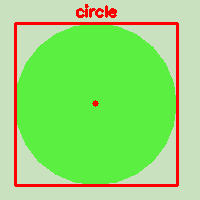
#> input picture picture_storage/image_1119.png, 200 x 200 px, given as the content of the folder Circle, which was not available
$ python main.py
#> lines starting #> are read from the running program, lines starting #| are printed output that depends on the picture; after the words box and inside, x2 and y2 are one past the last pixel; in counts of white or black regions, pixels touching at a corner belong together; pictures that were not available may be replaced by others from this repository, and a replacement may not be noted
import os
import shutil
import glob
import cv2 as cv
import numpy as np

num = 0

cx = 0
cy = 0

# создание папки, где будут храниться результаты обработки картинок
if not os.path.isdir("picture_storage"):
    os.mkdir("picture_storage")
else:
    shutil.rmtree("picture_storage")
    os.mkdir("picture_storage")

# проход по всем картинкам из директории
for file in glob.glob("Circle/*.png"):

    # привязка картинки к файлу
    image = cv.imread(file)
#> image is the input picture: shape (200, 200, 3); mean B, G, R 115.8, 219.9, 148.2

    # перевод в ч/б градацию
    gray = cv.cvtColor(image, cv.COLOR_BGR2GRAY)
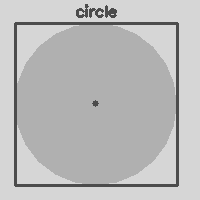
#> gray: shape (200, 200); min 76, max 214, mean 186.9

    # применяем сглаживание (но оно негативно влияет на определение типа фигуры)
    # blur = cv.GaussianBlur(gray, (5, 5), cv.BORDER_DEFAULT)

    # считаем среднее значение массива пикселей
    average_pixel = np.mean(gray)
#> average_pixel = 186.9

    # применяем функцию порогового разграничения групп пикселей
    ret, thresh = cv.threshold(gray, average_pixel, 255,
                               cv.THRESH_BINARY_INV)
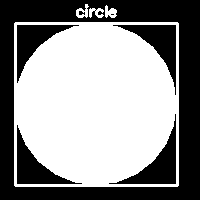
#> thresh: shape (200, 200); 56.4% white; 7 black regions (2 under 20 px)
#> ret = 186

    # поиск контуров
    contours, hierarchies = cv.findContours(thresh, cv.RETR_LIST, cv.CHAIN_APPROX_SIMPLE)
#> contours = 11 contours, 2 with area under 20; largest, box (x1, y1, x2, y2) and area: (14, 22, 179, 187) 26894, (108, 113, 177, 185) 1417, (112, 24, 177, 96) 1380, (16, 124, 83, 185) 1300, (16, 24, 80, 84) 1265

    # проходимся по контурам
    for i in contours:
        M = cv.moments(i)
        if M['m00'] != 0:
            cx = int(M['m10'] / M['m00'])
            cy = int(M['m01'] / M['m00'])
            if (cx == 99 & cy == 99):
                break
            cv.circle(image, (cx, cy), 3, (0, 0, 255), -1)

        x, y, w, h = cv.boundingRect(i)
        cv.rectangle(image, (x, y), (x + w, y + h), (0, 0, 255), 2)

        weight = w
        height = h

        # вывод центра фигуры
        print(f"x = {cx}    y = {cy}")

        # определение типа фигуры
        for cnt in contours:
            approx = cv.approxPolyDP(cnt, 0.02 * cv.arcLength(cnt, True), True)
            if len(approx) == 3:
                # Печатаем тип фигуры в консоль и выводим текст на картинку
                print("triangle")
                cv.putText(image, "triangle", (cx - 30, cy - height // 2 - 6),
                           cv.FONT_HERSHEY_SIMPLEX, 0.5, (0, 0, 255), 2)
                break
            elif len(approx) == 4:
                print("rectangle")
                cv.putText(image, "rectangle", (cx - 30, cy - height // 2 - 6),
                           cv.FONT_HERSHEY_SIMPLEX, 0.5, (0, 0, 255), 2)
                break
            elif len(approx) == 5:
                print("pentagon")
                cv.putText(image, "pentagon", (cx - 30, cy - height // 2 - 6),
                           cv.FONT_HERSHEY_SIMPLEX, 0.5, (0, 0, 255), 2)
                break
            elif len(approx) == 6:
                print("hexagon")
                cv.putText(image, "hexagon", (cx - 30, cy - height // 2 - 6),
                           cv.FONT_HERSHEY_SIMPLEX, 0.5, (0, 0, 255), 2)
                break
            elif len(approx) > 7:
                print("circle")
                cv.putText(image, "circle", (cx - 20, cy - height // 2 - 6),
                           cv.FONT_HERSHEY_SIMPLEX, 0.5, (0, 0, 255), 2)
                break

        cv.imwrite("picture_storage/image_" + str(num) + ".png", image)
        num = num + 1
#> this loop made 11 passes
#> (i, cx, cy, x, y, w, h, weight) on pass 8: ([[94, 10], [95, 9], [96, 10], [95, 11]], 95, 10, 94, 9, 3, 3, 3)
#> (cx, cy, x, y, w, h, weight, height) on passes 1 to 6: (33, 167, 16, 124, 67, 61, 67, 61), (158, 165, 108, 113, 69, 72, 69, 72), (158, 42, 112, 24, 65, 72, 65, 72), (33, 40, 16, 24, 64, 60, 64, 60), (96, 104, 14, 22, 165, 165, 165, 165), (112, 14, 110, 13, 5, 3, 5, 3)
#> (printed output is left out)
#> pass 1, `cv.imwrite("picture_storage/image_" + str(num) + ".png", image)`:
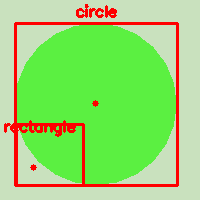
#> saved as image_0.png: shape (200, 200, 3); mean B, G, R 114, 215, 151.2
#> pass 2, `cv.imwrite("picture_storage/image_" + str(num) + ".png", image)`:
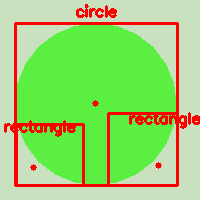
#> saved as image_1.png: shape (200, 200, 3); mean B, G, R 111.8, 209.5, 154.4
#> after the loop:
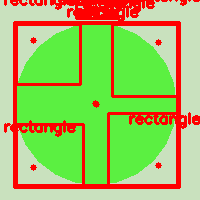
#> image: shape (200, 200, 3); 12.96% of pixels changed, all inside (x1, y1, x2, y2) = (4, 0, 200, 189)
#> after the loop, num = 11

$ run again, on picture_storage/image_1160.png
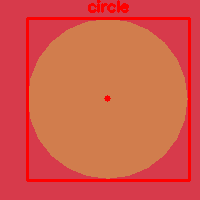
#> input picture picture_storage/image_1160.png, 200 x 200 px, given as the content of the folder Circle, which was not available
#> image is the input picture: shape (200, 200, 3); mean B, G, R 71.8, 87.9, 214.3
#> average_pixel = 124.1
#> `ret, thresh = cv.threshold(gray, average_pixel, 255, cv.THRESH_BINARY_..`:
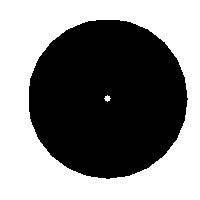
#> thresh: shape (200, 200); 50.4% white; 1 black region
#> ret = 124
#> contours = 3 contours; box (x1, y1, x2, y2) and area: (0, 0, 200, 200) 39601, (28, 19, 189, 180) 20082, (104, 95, 111, 102) 20
#> the loop `for i in contours:` made 3 passes
#> (cx, cy, x, y, w, h, weight, height) on passes 1 to 2: (107, 98, 104, 95, 7, 7, 7, 7), (107, 98, 28, 19, 161, 161, 161, 161)
#> (printed output is left out)
#> pass 2, `cv.imwrite("picture_storage/image_" + str(num) + ".png", image)`:
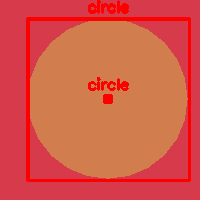
#> saved as image_1.png: shape (200, 200, 3); mean B, G, R 70.4, 86.2, 215.1
#> after the loop `for i in contours:`: num = 2

$ run again, on picture_storage/image_1173.png
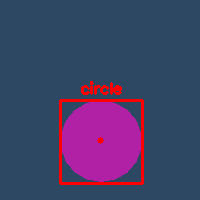
#> input picture picture_storage/image_1173.png, 200 x 200 px, given as the content of the folder Circle, which was not available
#> image is the input picture: shape (200, 200, 3); mean B, G, R 104.2, 64.7, 68.5
#> average_pixel = 70.34
#> `ret, thresh = cv.threshold(gray, average_pixel, 255, cv.THRESH_BINARY_..`:
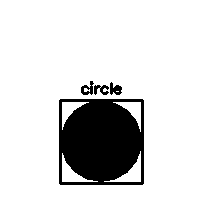
#> thresh: shape (200, 200); 84% white; 4 black regions
#> ret = 70
#> contours = 12 contours, 2 with area under 20; largest, box (x1, y1, x2, y2) and area: (0, 0, 200, 200) 39601, (58, 98, 145, 186) 7474, (104, 151, 141, 182) 284, (62, 153, 98, 182) 266, (113, 102, 141, 132) 239
#> the loop `for i in contours:` made 12 passes
#> (cx, cy, x, y, w, h, weight, height) on passes 1, 2, 3, 4, 5, 7, 8, 9: (70, 173, 62, 153, 36, 29, 36, 29), (131, 173, 104, 151, 37, 31, 37, 31), (132, 109, 113, 102, 28, 30, 28, 30), (69, 109, 62, 102, 27, 28, 27, 28), (101, 141, 58, 98, 87, 88, 87, 88), (85, 89, 84, 88, 6, 4, 6, 4), (103, 89, 99, 84, 11, 12, 11, 12), (95, 88, 93, 84, 9, 12, 9, 12)
#> (printed output is left out)
#> after the loop `for i in contours:`:
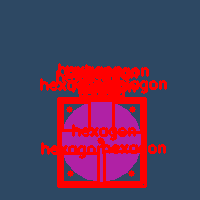
#> image: shape (200, 200, 3); 13.3% of pixels changed, all inside (x1, y1, x2, y2) = (40, 63, 167, 188)
#> after the loop `for i in contours:`: num = 11

$ run again, on picture_storage/image_1208.png
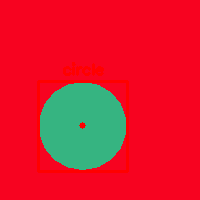
#> input picture picture_storage/image_1208.png, 200 x 200 px, given as the content of the folder Circle, which was not available
#> image is the input picture: shape (200, 200, 3); mean B, G, R 45.3, 29.2, 218.6
#> average_pixel = 87.52
#> `ret, thresh = cv.threshold(gray, average_pixel, 255, cv.THRESH_BINARY_..`:
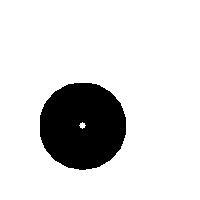
#> thresh: shape (200, 200); 85.1% white; 1 black region
#> ret = 87
#> contours = 3 contours; box (x1, y1, x2, y2) and area: (0, 0, 200, 200) 39601, (39, 82, 127, 171) 6101, (79, 122, 86, 129) 20
#> the loop `for i in contours:` made 3 passes
#> (cx, cy, x, y, w, h, weight, height) on passes 1 to 2: (82, 125, 79, 122, 7, 7, 7, 7), (82, 125, 39, 82, 88, 89, 88, 89)
#> (printed output is left out)
#> pass 1, `cv.imwrite("picture_storage/image_" + str(num) + ".png", image)`:
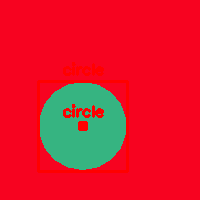
#> saved as image_0.png: shape (200, 200, 3); mean B, G, R 44.2, 27.6, 220.4
#> after the loop `for i in contours:`: num = 2
